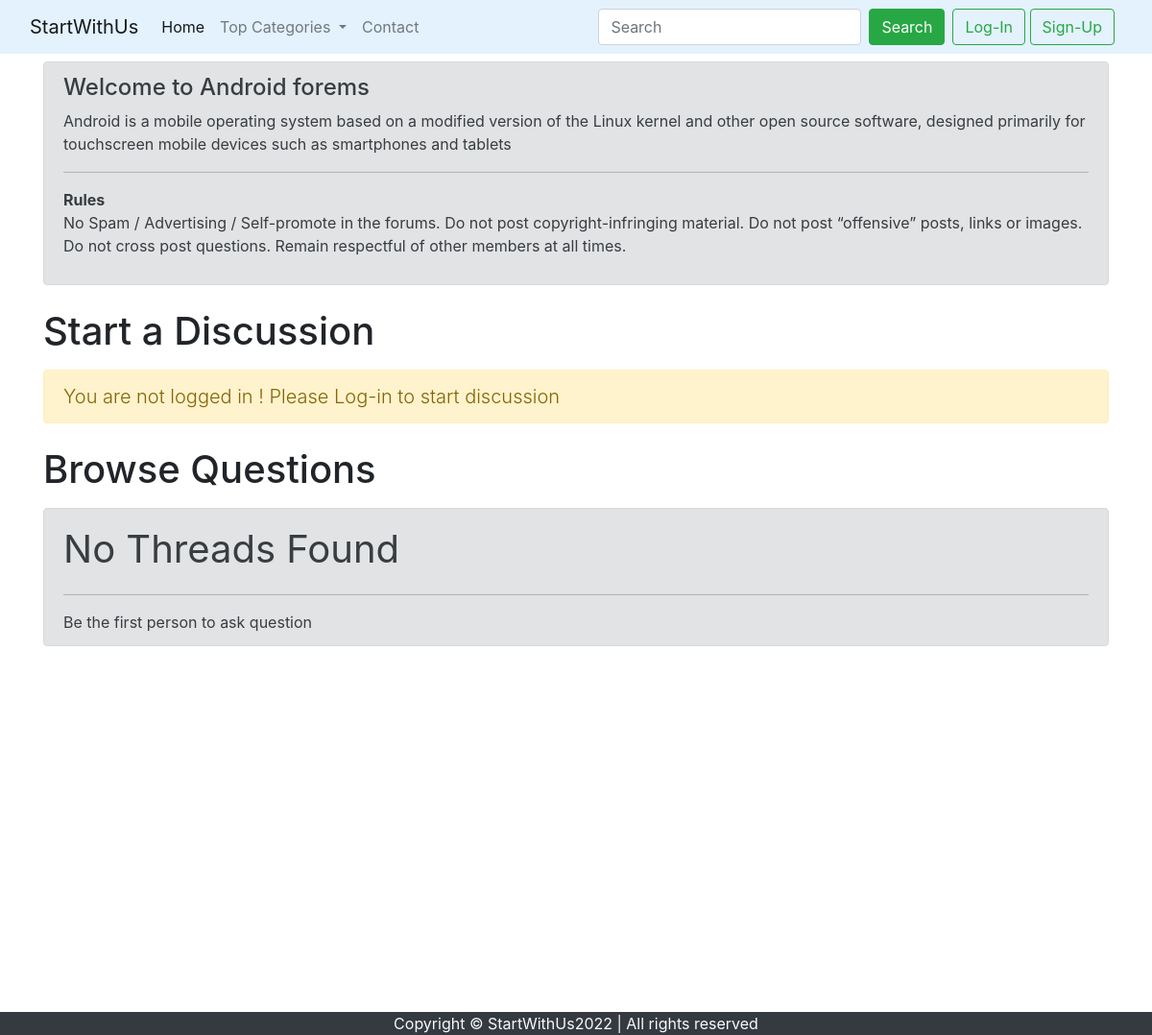
The app's page /threadlist.php?catid=3 with its own data.
### tables this page shows
CREATE TABLE `categories` (
  `category_id` int(11) NOT NULL,
  `category_name` varchar(255) NOT NULL,
  `category_description` varchar(255) NOT NULL,
  `date` datetime NOT NULL DEFAULT current_timestamp()
);

### threadlist.php (the view, shortened to what this page needs)
<!doctype html>
<html lang="en">
  <head>
    <link href="https://cdn.jsdelivr.net/npm/bootstrap@5.1.3/dist/css/bootstrap.min.css" rel="stylesheet">
    <link rel="stylesheet" href="https://cdn.jsdelivr.net/npm/bootstrap@4.0.0/dist/css/bootstrap.min.css">
    <link rel="stylesheet" href="partials/_style_for_footer.css">
  </head>
  <body>
    <?php include "partials/_header.php"; ?>
    <?php
        require "partials/_connection.php";
        $id = $_GET['catid'];
        $sql = "SELECT * FROM `categories` WHERE `category_id` = $id";
        $result = mysqli_query($conn,$sql);
        while($row = mysqli_fetch_assoc($result))
        {
            $catName =  $row['category_name'];
            $catDesc =  $row['category_description'];
        }
    ?>
    <div class="container">
        <div class="alert alert-secondary mt-2" role="alert">
            <h4 class="alert-heading">Welcome to <?php echo $catName;?> forems</h4>
            <p><?php echo $catDesc;?></p>
            <hr>
            <p class="mb-0"><b>Rules</b></p>
            <p>No Spam / Advertising / Self-promote in the forums. Do not post copyright-infringing material. Do not post “offensive” posts, links or images. Do not cross post questions. Remain respectful of other members at all times.</p>
        </div>
    </div>
    <div class="container">
        <h1 class="py-2">Start a Discussion</h1>
    <?php
    if(isset($_SESSION['loggedin']) && isset($_SESSION['loggedin']) == true )
    {
        echo'
        <form action="' . $_SERVER['REQUEST_URI'] . '" method="post">
            <div class="mb-3">
                <label for="title" class="form-label">Title</label>
                <input type="text" class="form-control" id="title" name="title" aria-describedby="emailHelp">
                <div id="emailHelp" class="form-text">Keep your title as short and crisp as possible</div>
            </div>
            <input type="hidden" name="user_id" value=' . $_SESSION['user_id'] . '>
            <div class="mb-3">
                <label for="desc" class="form-label">Ellaborate your concern</label>
                <textarea class="form-control" id="desc" name="desc" rows="3"></textarea>
            </div>
            <button type="submit" class="btn btn-outline-success mb-2" name="submit">Submit</button>
        </form>';
    }
    else
    {
        echo '
        <div class="alert alert-warning" role="alert">
            <div class="lead">
            You are not logged in ! Please Log-in to start discussion
            </div>
        </div>';
    }
    ?>
    </div>
    <div class="container" id="ques">
        <h1 class="py-2">Browse Questions</h1>
        <?php
            $noResult = True;
             if($noResult)
             {
                 echo '
                 <div class="alert alert-secondary" role="alert">
                    <p class="alert-heading fs-1">No Threads Found </p>
                    <hr>
                    <p class="mb-0">Be the first person to ask question</p>
               </div>';
             }
        ?>
    </div>
    <?php include "partials/_footer.php"; ?>
  </body>
</html>

### partials/_style_for_footer.css (style rules this page uses)
#ques { min-height: 597px; }

### records on screen
categories: category_name "Android", category_description "Android is a mobile operating system based on a modified version of the Linux kernel and other open source software, designed primarily for touchscreen mobile devices such as smartphones and tablets"
